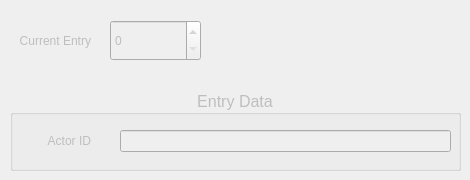
      <widget class="QWidget" name="tab_5">
       <attribute name="title">
        <string>Actors That Use Me</string>
       </attribute>
       <widget class="QSpinBox" name="dataCurrentEntry_3">
        <property name="enabled">
         <bool>false</bool>
        </property>
        <property name="geometry">
         <rect>
          <x>110</x>
          <y>20</y>
          <width>91</width>
          <height>41</height>
         </rect>
        </property>
        <property name="minimum">
         <number>0</number>
        </property>
        <property name="maximum">
         <number>99</number>
        </property>
        <property name="value">
         <number>0</number>
        </property>
       </widget>
       <widget class="QGroupBox" name="groupBox_4">
        <property name="enabled">
         <bool>false</bool>
        </property>
        <property name="geometry">
         <rect>
          <x>10</x>
          <y>90</y>
          <width>451</width>
          <height>81</height>
         </rect>
        </property>
        <property name="font">
         <font>
          <pointsize>12</pointsize>
         </font>
        </property>
        <property name="title">
         <string>Entry Data</string>
        </property>
        <property name="alignment">
         <set>Qt::AlignCenter</set>
        </property>
        <property name="flat">
         <bool>false</bool>
        </property>
        <widget class="QLabel" name="label_32">
         <property name="enabled">
          <bool>false</bool>
         </property>
         <property name="geometry">
          <rect>
           <x>10</x>
           <y>40</y>
           <width>71</width>
           <height>21</height>
          </rect>
         </property>
         <property name="font">
          <font>
           <pointsize>9</pointsize>
          </font>
         </property>
         <property name="text">
          <string>Actor ID</string>
         </property>
         <property name="alignment">
          <set>Qt::AlignRight|Qt::AlignTrailing|Qt::AlignVCenter</set>
         </property>
        </widget>
        <widget class="QLineEdit" name="dataHostActorID">
         <property name="geometry">
          <rect>
           <x>110</x>
           <y>40</y>
           <width>331</width>
           <height>22</height>
          </rect>
         </property>
        </widget>
       </widget>
       <widget class="QLabel" name="label_35">
        <property name="enabled">
         <bool>false</bool>
        </property>
        <property name="geometry">
         <rect>
          <x>10</x>
          <y>20</y>
          <width>81</width>
          <height>41</height>
         </rect>
        </property>
        <property name="text">
         <string>Current Entry</string>
        </property>
        <property name="alignment">
         <set>Qt::AlignRight|Qt::AlignTrailing|Qt::AlignVCenter</set>
        </property>
       </widget>
      </widget>
